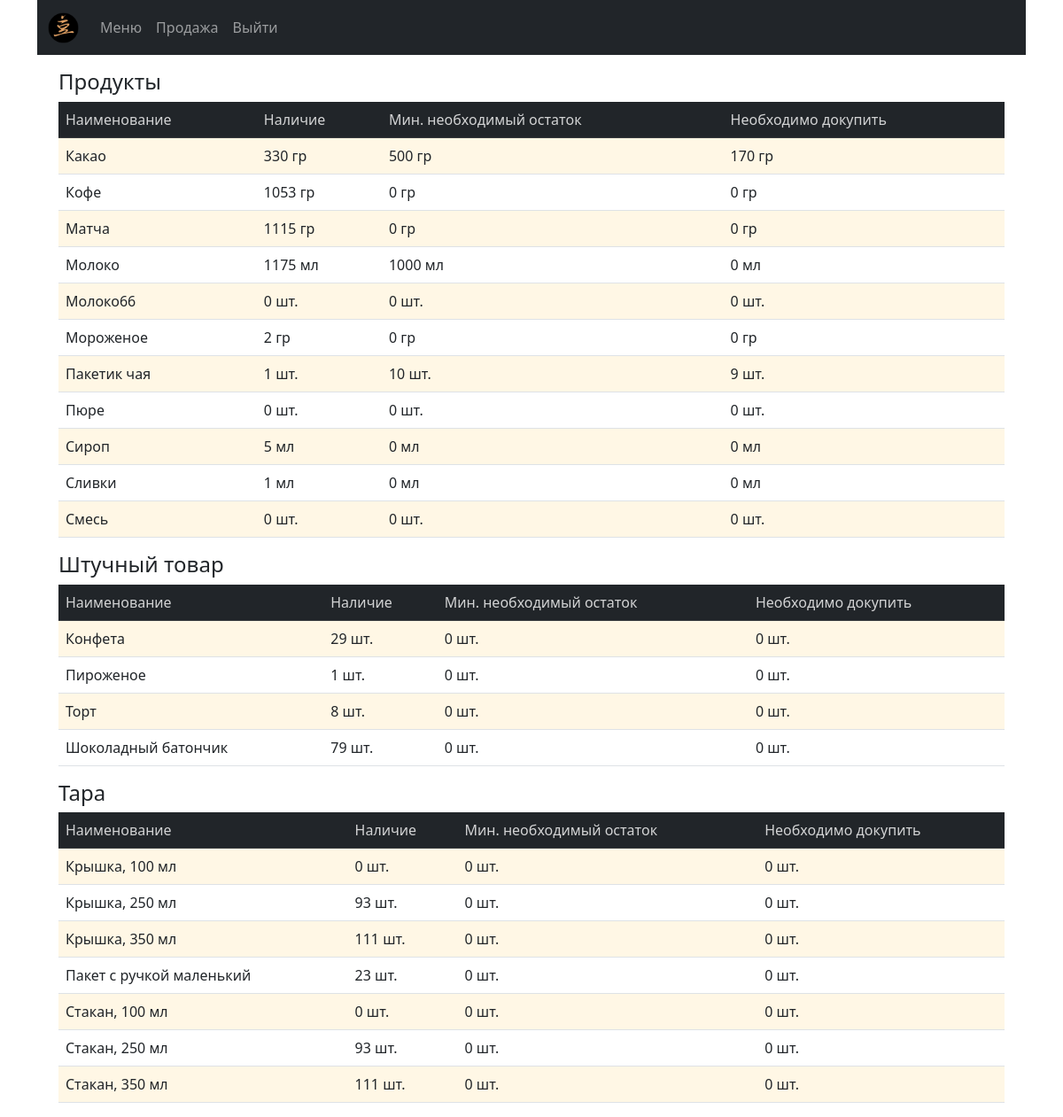
Page /stock on the earlier database version.
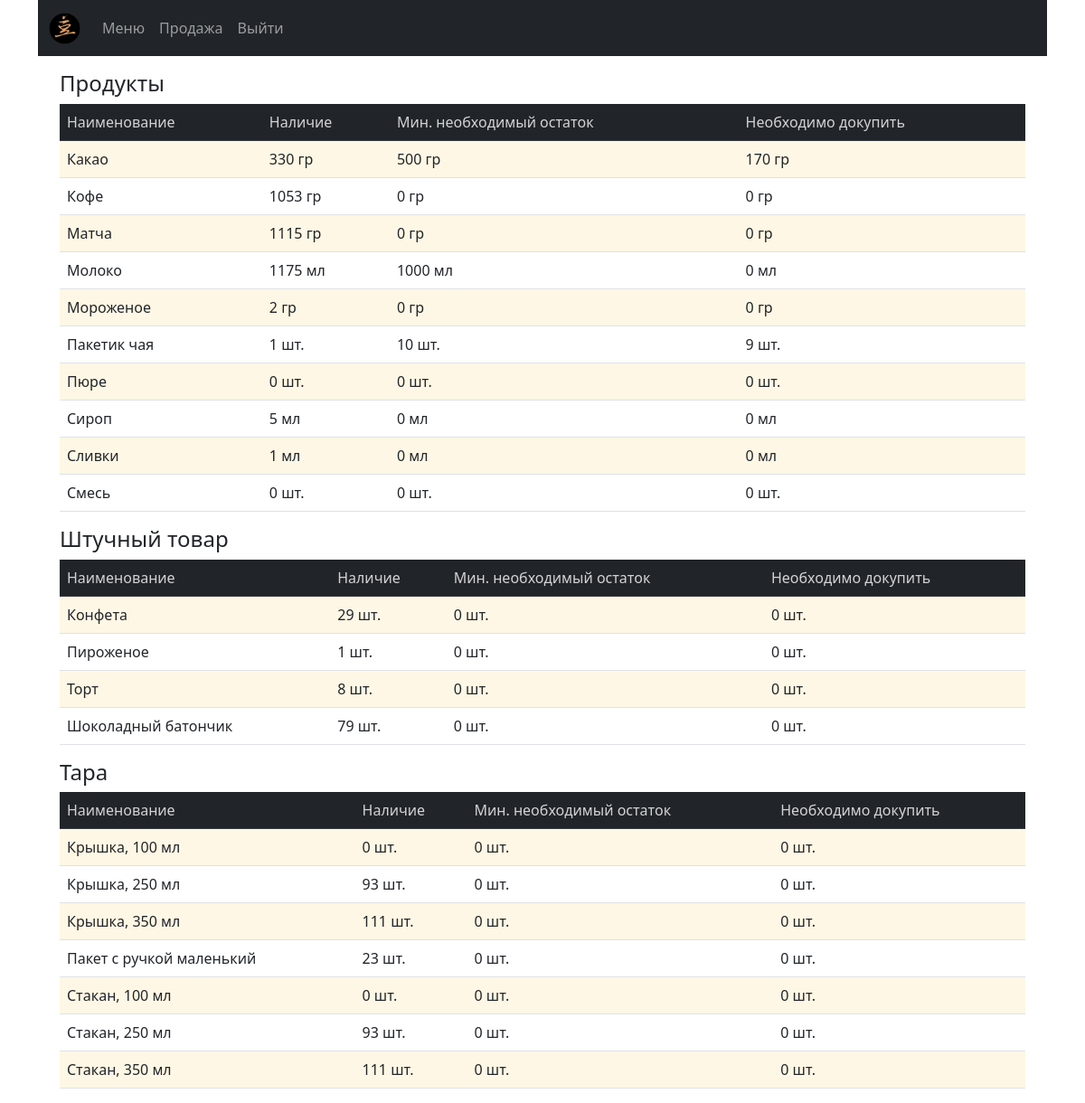
Same page on the later database version.
### cafecrm/models.py (models this page shows, shortened)
class Products(models.Model):
    PRODUCT = 'product'
    SNACK = 'snack'
    TARE = 'tare'
    PRODUCT_TYPE = ((PRODUCT, 'продукт'), (SNACK, 'штучный товар'), (TARE, 'тара'))
    PC = 'шт.'
    ML = 'мл'
    GR = 'гр'
    UNITS = ((PC, 'шт.'), (ML, 'мл'), (GR, 'гр'))
    product_name = models.CharField(max_length=250, verbose_name='Наименование')
    unit = models.CharField(max_length=20, choices=UNITS, verbose_name='Единица измерения')
    product_type = models.CharField(max_length=20, choices=PRODUCT_TYPE, verbose_name='Категория')
    slug = models.SlugField(max_length=200, db_index=True, unique='product_name')
    price = models.DecimalField(max_digits=10, decimal_places=2, default=0.00, verbose_name='Цена', blank=True, null=True)
    stock = models.PositiveIntegerField(default=0, verbose_name='Остаток', blank=True, null=True)
    min_stock = models.PositiveSmallIntegerField(default=0, verbose_name='Минимальный остаток', blank=True, null=True)
    description = models.TextField(blank=True, verbose_name='Описание')
    need_to_order = property(
        lambda self: (self.min_stock - self.stock if self.stock < self.min_stock else 0)
        )
    class Meta:
        verbose_name = 'Product'
        verbose_name_plural = 'Products'
        ordering = ['product_type', 'product_name']
        index_together = (('id', 'slug'),)

### cafecrm/views.py (the view)
# urls.py: path('stock', views.stock, name='stock'),
def stock(request):
    products = Products.objects.filter(product_type='product').order_by('product_name')
    snacks = Products.objects.filter(product_type='snack').order_by('product_name')
    tares = Products.objects.filter(product_type='tare').order_by('product_name')
    return render(request,
                  'cafecrm/stock.html',
                  {'title': 'stock',
                   'products': products,
                   'snacks': snacks,
                   'tares': tares
                   })

### doc_temp/context_processors.py (called while the page is built)
def doc(request):
    return {'doc_temp': Doctemp(request)}

### templates/cafecrm/stock.html (shortened to what this page needs)
{% extends "cafecrm/base.html" %}
{% load static %}
{% block content %}
<div class="container mt-3">
  <h4>Продукты</h4>
  <table class="table table-striped">
    <thead class="table-dark">
      <tr>
        <th>Наименование</th>
        <th>Наличие</th>
        <th>Мин. необходимый остаток</th>
        <th>Необходимо докупить</th>
      </tr>
    </thead>
    <tbody>
      {% for item in products %}
        <tr>
          <td> {{ item.product_name }} </td>
          <td class="num">{{ item.stock }} {{ item.unit  }}</td>
          <td>{{ item.min_stock }} {{ item.unit  }}</td>
          <td>{{ item.need_to_order }} {{ item.unit  }}</td>
        </tr>
      {% endfor %}
    </tbody>
  </table>
</div>
<div class="container mt-3">
  <h4>Штучный товар</h4>
  <table class="table table-striped">
    <thead class="table-dark">
      <tr>
        <th>Наименование</th>
        <th>Наличие</th>
        <th>Мин. необходимый остаток</th>
        <th>Необходимо докупить</th>
      </tr>
    </thead>
    <tbody>
      {% for item in snacks %}
        <tr>
          <td> {{ item.product_name }} </td>
          <td class="num">{{ item.stock }} {{ item.unit  }}</td>
          <td>{{ item.min_stock }} {{ item.unit  }}</td>
          <td>{{ item.need_to_order }} {{ item.unit  }}</td>
        </tr>
      {% endfor %}
    </tbody>
  </table>
</div>
<div class="container mt-3">
  <h4>Тара</h4>
  <table class="table table-striped">
    <thead class="table-dark">
      <tr>
        <th>Наименование</th>
        <th>Наличие</th>
        <th>Мин. необходимый остаток</th>
        <th>Необходимо докупить</th>
      </tr>
    </thead>
    <tbody>
      {% for item in tares %}
        <tr>
          <td> {{ item.product_name }} </td>
          <td class="num">{{ item.stock }} {{ item.unit  }}</td>
          <td>{{ item.min_stock }} {{ item.unit  }}</td>
          <td>{{ item.need_to_order }} {{ item.unit  }}</td>
        </tr>
      {% endfor %}
    </tbody>
  </table>
</div>
{% endblock %}

Differences in the rows shown:
removed Products: product_name "Молоко66", stock "0", unit "шт.", min_stock "0", need_to_order "0", shown under "Продукты"
